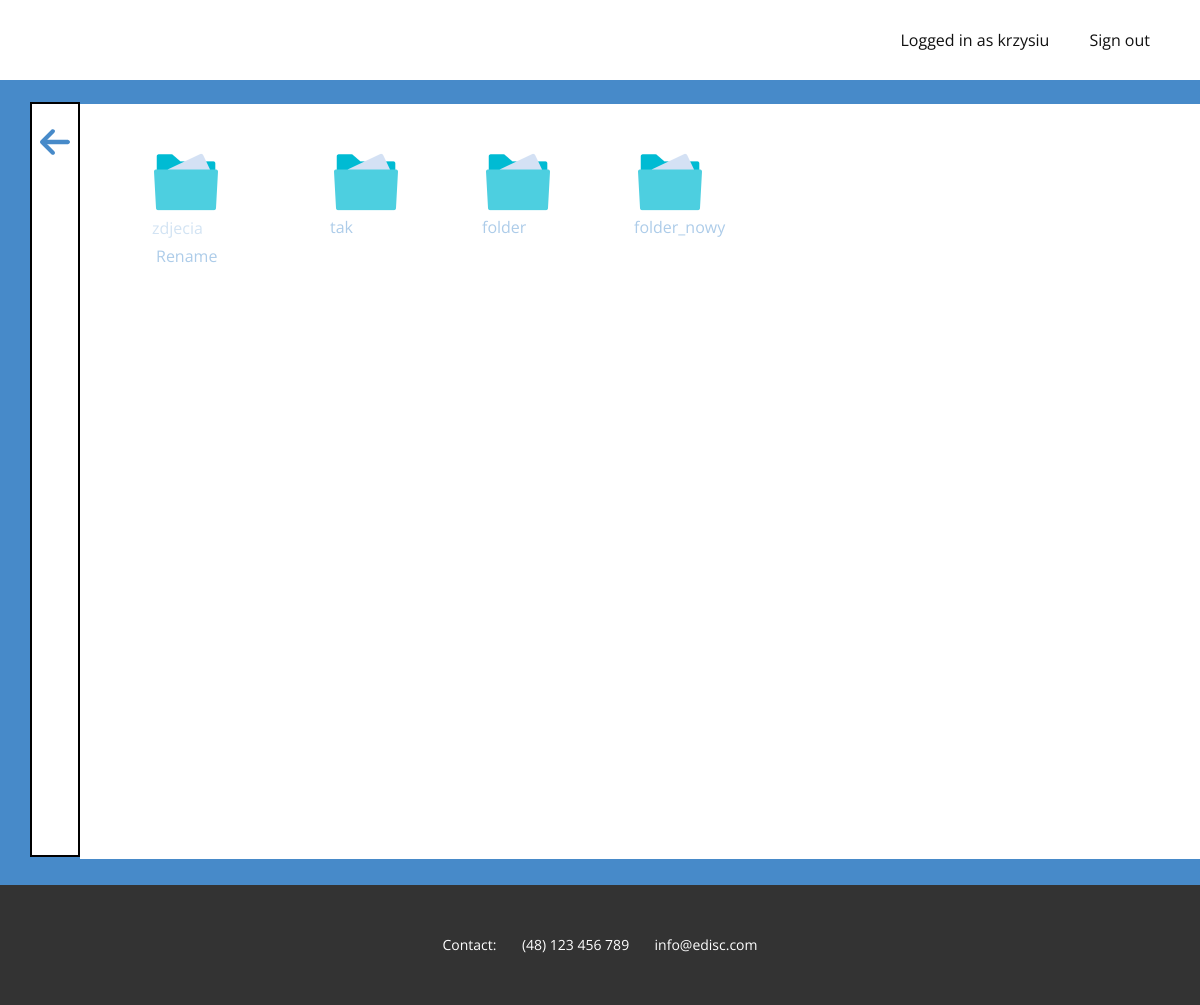
The app's page /drive/rename_directory/1 (signed in) with its own data.
### mainapp/models.py (models this page shows, shortened)
class Directory (models.Model):
    user = models.ForeignKey(User, on_delete=models.CASCADE)
    directoryName = models.CharField(max_length=20)

### mainapp/views.py (the view)
# urls.py: path('drive/rename_directory/<int:pk>', views.rename_directory_function, name='rename_directory_function'),
@login_required(login_url='login')
def rename_directory_function(request, pk):
    if request.method == 'POST':
        name = request.POST.get('input_name')
        directory = Directory.objects.get(pk=pk)
        directory.directoryName = name
        directory.save()
        return redirect('../../drive')
    context = {
        'key': pk
    }
    return render(request, 'mainapp/rename_directory_function.html', context)

### mainapp/templates/mainapp/rename_directory_function.html (shortened to what this page needs)
{% extends './base.html' %}
{% block body_content %}
    <link rel="stylesheet" href="../../static/css/clear_input.css" media="screen">
    {% for dir in user.directory_set.all %}
        <div class="floatLeft">
            <a>
                <figure>
                    <img src="../../static/images/directory.png" width="72" height="65">
                    {% if dir.id == key %}
                        <figcaption>
                            <form method="POST">
                                <input type="text" id="input_name" name="input_name" placeholder="{{ dir.directoryName }}" style="width:100px;"><br>
                                <input type="submit" value="Rename">
                            </form>
                        </figcaption>
                    {% else %}
                        <figcaption>
                            {{ dir.directoryName }}
                        </figcaption>
                    {% endif %}
                </figure>
            </a>
         </div>
    {% endfor %}
{% endblock %}
{% block list_content %}
    <link rel="stylesheet" href="../../static/css/directory.css" media="screen">
     <a href="../../drive">
        <span class="u-icon u-icon-circle u-text-palette-1-base u-icon-1"><svg class="u-svg-link" preserveAspectRatio="xMidYMin slice" viewBox="0 0 447.243 447.243" style=""><use xmlns:xlink="http://www.w3.org/1999/xlink" xlink:href="#svg-afa0"></use></svg></span>
     </a>
{% endblock %}

### mainapp/templates/mainapp/base.html (shortened to what this page needs)
{% load static %}
<html style="font-size: 16px;">
  <head>
    <link rel="stylesheet" href="{% static 'css/nicepage.css' %}" media="screen">
<link rel="stylesheet" href="{% static 'css/base_page.css' %}" media="screen">
  </head>
  <body class="u-body"><header class="u-clearfix u-header u-header" id="sec-fa40"><div class="u-clearfix u-sheet u-sheet-1">
        <nav class="u-menu u-menu-dropdown u-offcanvas u-menu-1">
          <div class="u-custom-menu u-nav-container">
<li class="u-nav-item"><b class="u-button-style u-nav-link u-text-active-palette-1-base u-text-hover-palette-2-base" style="padding: 10px 20px;">Logged in as {{ user.username }}</b>
</li><li class="u-nav-item"><a class="u-button-style u-nav-link u-text-active-palette-1-base u-text-hover-palette-2-base" href='/logout' style="padding: 10px 20px;">Sign out</a></ul>
          </li></div>
        </nav>
      </div></header>
  <section class="u-clearfix u-palette-1-base u-section-1" id="sec-0456">
      <div class="u-clearfix u-sheet u-sheet-1">
        <div class="u-container-style u-group u-shape-rectangle u-white u-group-1">
          <div class="u-container-layout u-container-layout-1">
              {% block body_content %}
              {% endblock %}
              </div>
        </div>
        <div class="u-border-2 u-border-black u-container-style u-group u-shape-rectangle u-white u-group-2">
          <div class="u-container-layout u-container-layout-2">
              {% block list_content %}
              {% endblock %}
          </div>
        </div>
      </div>
    </section>
    <footer class="u-align-center u-clearfix u-footer u-grey-80 u-footer" id="sec-69b6"><div class="u-clearfix u-sheet u-sheet-1">
        <p class="u-small-text u-text u-text-variant u-text-1">Contact: &nbsp; &nbsp; &nbsp; (48) 123 456 789 &nbsp; &nbsp; &nbsp; info@edisc.com</p>
      </div></footer>
  </body>
</html>

### mainapp/static/css/base_page.css (style rules this page uses)
.u-section-1 .u-sheet-1 { min-height: 807px; }
.u-section-1 .u-group-1 { width: 1133px; min-height: 755px; height: auto; margin: 26px -43px 0 auto; }
.u-section-1 .u-container-layout-1 { padding: 30px; }
.u-section-1 .u-icon-1 { height: 64px; width: 64px; margin: 0 auto 0 51px; }
.u-section-1 .u-group-2 { width: 50px; min-height: 755px; height: auto; margin: -755px auto 26px 0; }
.u-section-1 .u-container-layout-2 { padding: 23px 30px 14px; }

### mainapp/static/css/clear_input.css (style rules this page uses)
input { border-top-style: hidden; border-right-style: hidden; border-left-style: hidden; border-bottom-style: hidden; background: #FFFFFF; }

### mainapp/static/css/directory.css (style rules this page uses)
.u-section-1 .u-sheet-1 { min-height: 805px; }
.u-section-1 .u-group-1 { width: 1133px; min-height: 755px; height: auto; margin: 24px -43px 0 auto; }
.u-section-1 .u-container-layout-1 { padding: 30px; }
.u-section-1 .u-group-2 { width: 50px; min-height: 755px; height: auto; margin: -757px auto 24px 0; }
.u-section-1 .u-container-layout-2 { padding: 23px 30px 14px; }
.u-section-1 .u-icon-1 { height: 30px; width: 30px; margin: 0 auto 0 -22px; }

### mainapp/templates/mainapp/base.html (style rules this page uses)
div.floatLeft { float: left; }

### records on screen
Directory: input_name "zdjecia"
Directory: directoryName "tak"
Directory: directoryName "folder"
Directory: directoryName "folder_nowy"

### other values on screen
{{ user.username }} "krzysiu"
